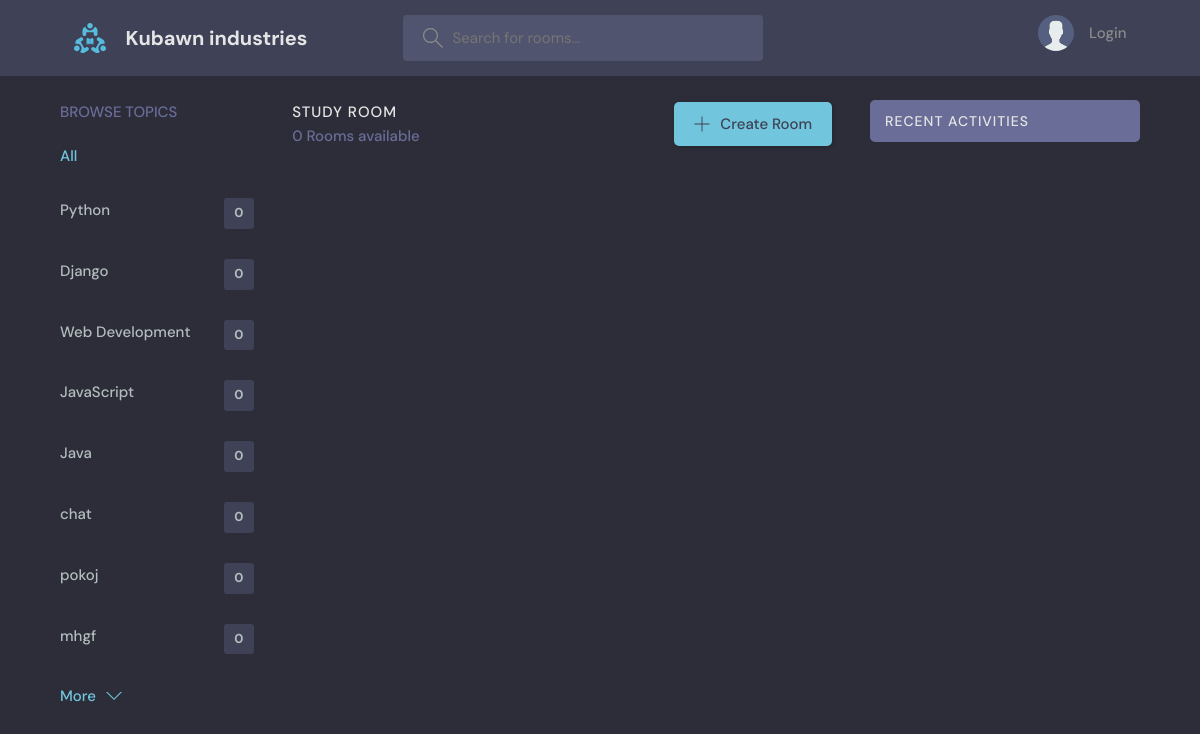
The page / on the database its author committed.
### base/models.py (models this page shows, shortened)
class Topic(models.Model):
    name = models.CharField(max_length=200)

### base/views.py (the view)
# urls.py: path('', views.home, name='home'),
def home(request):
    q = request.GET.get('q') if request.GET.get('q') != None else ''
    rooms = Room.objects.filter(
        Q(topic__name__icontains = q) |
        Q(name__icontains=q) |
        Q(description__icontains=q)
        )
    room_count = rooms.count()
    topics = Topic.objects.all()
    room_messages = Message.objects.filter(Q(room__topic__name__icontains = q))
    context = {'rooms':rooms, 'topics':topics, 'room_count':room_count, 'room_messages':room_messages}
    return render(request, 'base/home.html', context)

### base/templates/base/home.html (shortened to what this page needs)
{% extends 'main.html' %}
{% block content %}
    <main class="layout layout--3">
      <div class="container">
        {%include 'base/topics_component.html' %}
        <div class="roomList">
          <div class="roomList__header">
            <div>
              <h2>Study Room</h2>
              <p>{{room_count}} Rooms available</p>
            </div>
            <a class="btn btn--main" href="{% url 'create-room' %}">
              <svg version="1.1" xmlns="http://www.w3.org/2000/svg" width="32" height="32" viewBox="0 0 32 32">
                <title>add</title>
                <path
                  d="M16.943 0.943h-1.885v14.115h-14.115v1.885h14.115v14.115h1.885v-14.115h14.115v-1.885h-14.115v-14.115z"
                ></path>
              </svg>
              Create Room
            </a>
          </div>
        </div>
        {% include 'base/activity_component.html' %}
      </div>
    </main>
{% endblock%}

### base/templates/base/topics_component.html
<div class="topics">
    <div class="topics__header">
      <h2>Browse Topics</h2>
    </div>
    <ul class="topics__list">
      <li>
        <a href="{% url 'home' %}" class="active">All</a>
      </li>
      {% for topic in topics %}
      <li>
        <a href="{% url 'home'%}?q={{topic.name}}">{{topic.name}}<span>{{topic.room_set.all.count}}</span></a>
      </li>
      {% endfor %}
    </ul>
    <a class="btn btn--link" href="topics.html">
      More
      <svg version="1.1" xmlns="http://www.w3.org/2000/svg" width="32" height="32" viewBox="0 0 32 32">
        <title>chevron-down</title>
        <path d="M16 21l-13-13h-3l16 16 16-16h-3l-13 13z"></path>
      </svg>
    </a>
  </div>

### static/styles/style.css (style rules this page uses)
:root { --color-main: #71c6dd; --color-main-light: #e1f6fb; --color-dark: #3f4156; --color-dark-medium: #51546e; --color-dark-light: #696d97; --color-light: #e5e5e5; --color-gray: #8b8b8b; --color-light-gray: #b2bdbd; --color-bg: #2d2d39; --color-success: #5dd693; --color-error: #fc4b0b; }
* { font-family: "DM Sans", -apple-system, BlinkMacSystemFont, "Segoe UI", Roboto, Oxygen, Ubuntu, Cantarell, "Open Sans", "Helvetica Neue", sans-serif; margin: 0; padding: 0; box-sizing: border-box; text-rendering: optimizeLegibility; font-size: inherit; }
html { font-size: 56.25%; }
@media only screen and (min-width: 1200px) { html { font-size: 62.5%; } }
body { line-height: 1.6; font-weight: 400; font-size: 1.5rem; color: var(--color-light-gray); background-color: var(--color-bg); min-height: 100vh; }
a { display: inline-block; color: var(--color-main); text-decoration: none; }
.container { max-width: 120rem; width: 90%; margin: auto; }
.btn { background-color: transparent; border: none; display: inline-flex; align-items: center; gap: 1rem; cursor: pointer; transition: all ease-in-out 0.3s; padding: 1rem 2rem; border-radius: 5px; box-shadow: 1px 1px 3px 1px rgba(0, 0, 0, 0.15); font-weight: 500; }
.btn--link { border-radius: 0; padding: 0; color: var(--color-main); box-shadow: none; }
.btn--main { background-color: var(--color-main); color: var(--color-dark); }
.btn > svg { fill: currentColor; width: 1.6rem; height: 1.6rem; }
.layout { margin-top: 2.4rem; }
.layout > .container { display: flex; justify-content: space-between; align-items: flex-start; }
.layout--3 > .container > div:first-child { flex-basis: 18%; max-width: 22.5rem; }
.layout--3 > .container > div:nth-child(2) { flex-basis: 50%; }
.topics__header { margin-bottom: 2rem; }
.topics__header h2 { text-transform: uppercase; font-weight: 500; color: var(--color-dark-light); }
.topics__list { list-style: none; }
.topics__list li a { display: flex; justify-content: space-between; margin-bottom: 3rem; font-weight: 500; color: var(--color-light-gray); transition: all 0.3s ease-in-out; }
.topics__list li a.active, .topics__list li a:hover { color: var(--color-main); }
.topics__list li a span { padding: 0.5rem 1rem; background-color: var(--color-dark); border-radius: 3px; font-size: 1.3rem; font-weight: 700; letter-spacing: 1px; }
.roomList__header { display: flex; justify-content: space-between; align-items: center; margin-bottom: 2.4rem; }
.roomList__header h2 { text-transform: uppercase; font-weight: 500; color: var(--color-light); letter-spacing: 1px; }
.roomList__header p { font-weight: 500; color: var(--color-dark-light); }

### rows shown on the page
Topic: name "Python", room_set.all.count "0"
Topic: name "Django", room_set.all.count "0"
Topic: name "Web Development", room_set.all.count "0"
Topic: name "JavaScript", room_set.all.count "0"
Topic: name "Java", room_set.all.count "0"
Topic: name "chat", room_set.all.count "0"
Topic: name "pokoj", room_set.all.count "0"
Topic: name "mhgf", room_set.all.count "0"

### other values the page prints
{{ room_count }} "0"
